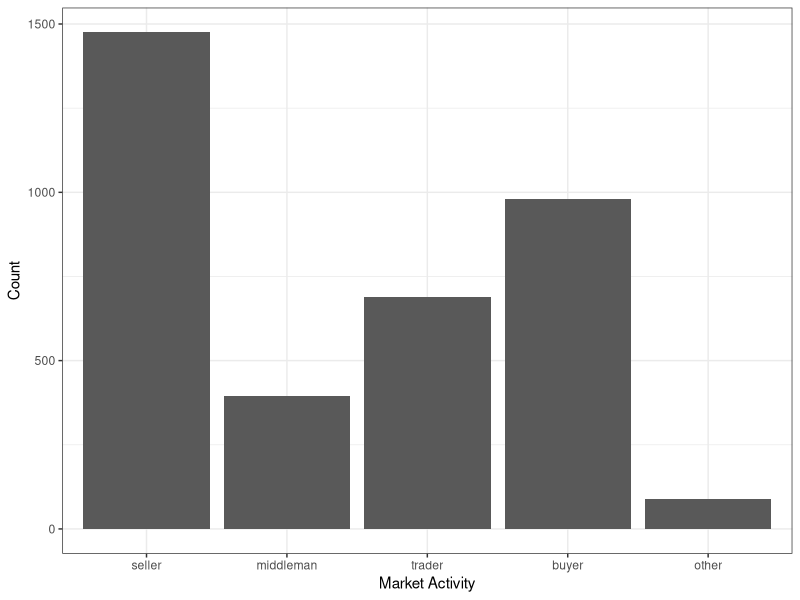
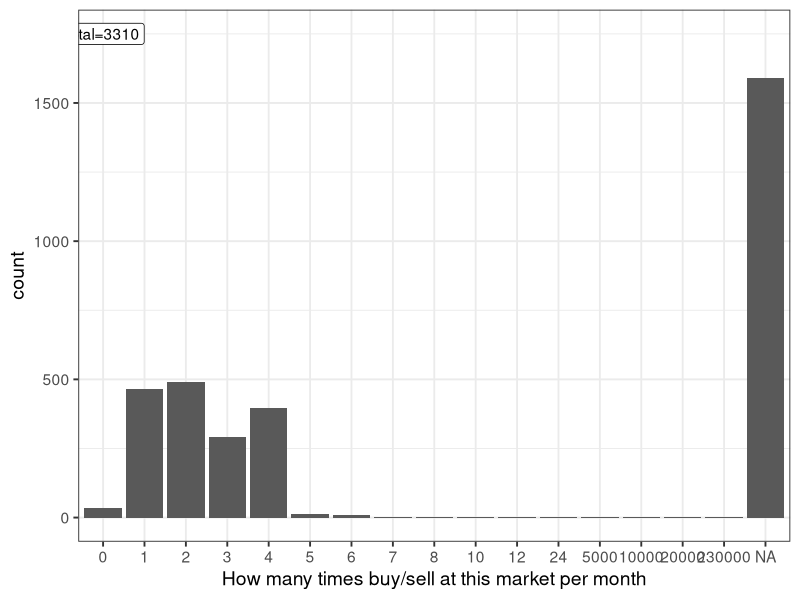
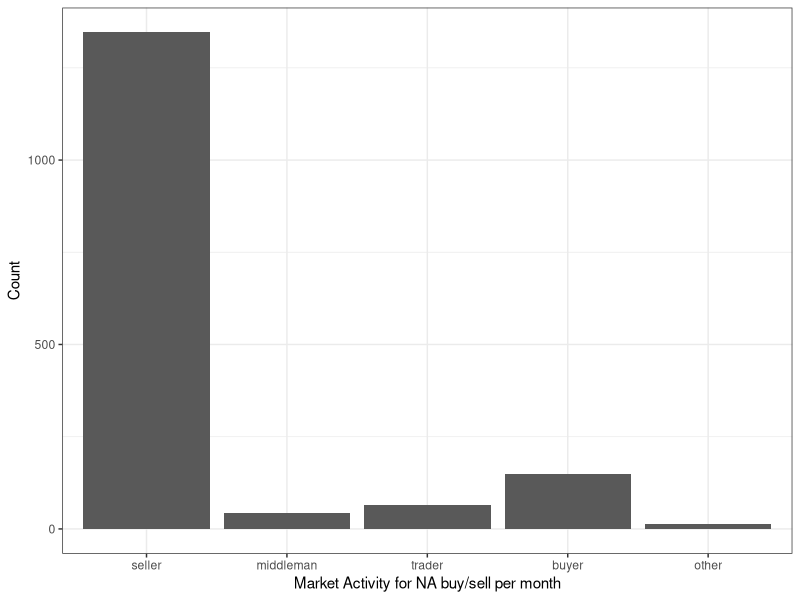
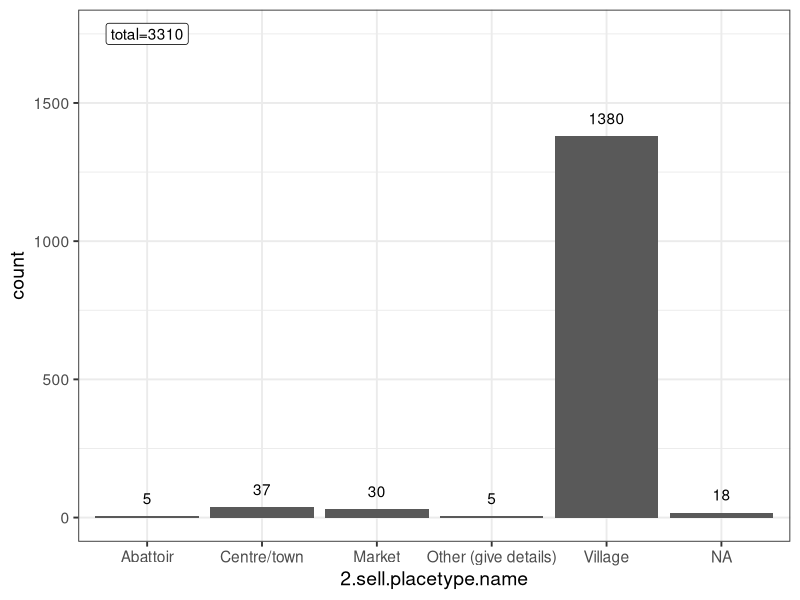
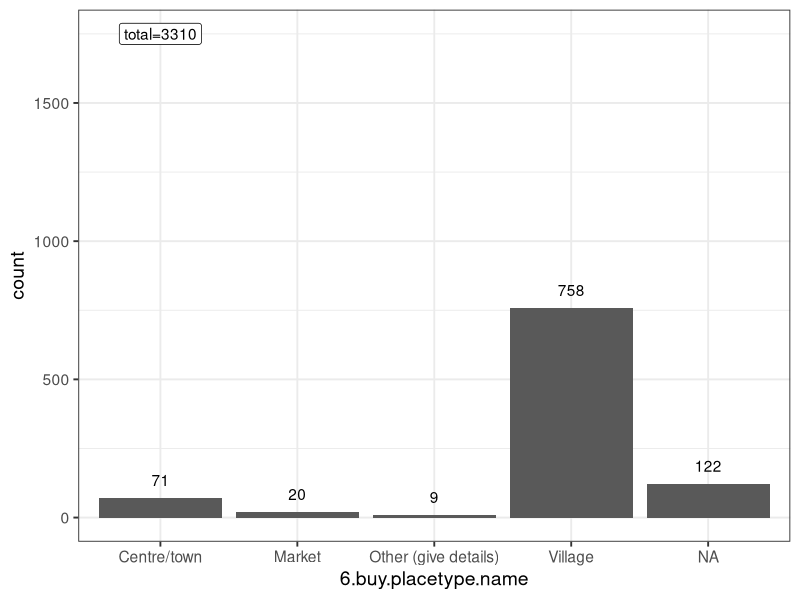

Here is the R script that generated these plots, in order:
## ---- chunk 1
knitr::opts_chunk$set(echo = TRUE)
## ---- chunk 2
library(readr)
library(tidyverse)
library(here)
library(knitr)
## ---- chunk 3


# load tanzania data for market c general info and activities surveys
mrktc_mrktactivities <- read_csv(here("tanzania_data/mrktc_mrktactivities_tanzania.csv")) # load tanzania market activities df
mrktc_lkpmrkt_actvty <- read_csv(here("ecopprmarketscsvs/mrktc_lkpmrkt_actvty.csv")) # load lookup for activities
sell_placetype_lkp <- read_csv(here("ecopprmarketscsvs/mrktc_lkpsell_placetype.csv")) # load lookup for sell.placetype
placetype_lkp <- read_csv(here("ecopprmarketscsvs/mrktc_lkpplacetype.csv")) # load lookup for sell.placetype
  


## ---- chunk 4

colnames(mrktc_mrktactivities)

mrktactivities_clean <- mrktc_mrktactivities %>%
  select(
    "fid.see.mrktc.generalinfo.",
    "unique.row.id.see.mrktc.generalinfo.",
    "unique.row.id",
    "1.activities.at.market" = "1.what.are.the.activities.that.you.are.doing.in.this.market.today.",
    "1.specify.activities.at.market"="if.other.specify.5",
    "2.sell.placetype.code"= "type.of.place.see.mrktc.lkpsell.placetype.",
    "2.specify.sell.placetype"="if.other.specify",
    "2.sell.place.name" = "name.of.place.8",
    "2.sell.place.ward" = "ward.9",
    "2.sell.place.district" = "district.10",
    # "3.sell.reason"="3.what.is.your.main.reason.for.selling.these.sheep.and.or.goats.",
    # "3.specify.sell.reason"="if.other.specify.12",
    "4.sell.transport"="4.how.were.sheep.goats.transported.to.the.market.see.mrktc.lkpsell.trans.",
    "4.specify.sell.transport" = "if.other.specify.14",
    # "5.sell.other.species."="5.do.you.also.sell.other.animal.species.apart.from.sheep.and.goats.",
    # "5.sell.species.most"="if.yes.out.of.all.the.species.that.you.sell.which.species.do.you.sell.the.most.",
    # "5.specify.sell.species.most"="if.other.specify.17",
    "6.buy.transport" = "will.you.transport.the.sheep.goats.you.are.buying.today.",
    "6.buy.placetype.code"="type.of.place.see.mrktc.lkpplacetype.",
    "6.specify.buy.placetype"="if.other.specify.20",
    "6.buy.place.name" ="name.of.place.21",
    "6.buy.place.ward"="ward.22",
    "6.buy.place.district"="district.23",
    # "7.buy.reason"="7.what.is.your.main.reason.for.buying.these.small.ruminants.",
    # "7.specify.buy.reason" = "if.other.specify.25",
    "8.buy.transport.type"="8.how.will.you.transport.these.small.ruminants.that.you.are.buying.see.mrktc.lkpsell.trans.",
    "8.specify.buy.transport.type"="if.other.specify.27",
    # "9.buy.criteria"="9.what.criteria.do.you.use.to.decide.which.small.ruminants.to.buy.",
    # "9.specify.buy.criteria"="if.other.specify.29",
    # "10.buy.species.most"="10.what.other.species.of.animals.do.you.buy.apart.from.sheep.and.goats.",
    # "10.specify.buy.species.most"="if.other.specify.31",
    # "11.buy.if.prices.increase" = "11.if.the.prices.of.sheep.and.goats.increase.for.some.reason.e.g.a.shortage.of.animals.due.to.disease.will.you.still.buy.them.",
    # "11.alternative.buy.species" = "if.no.which.other.species.will.you.consider.instead.",
    # "11.specify.alternative.buy.species"="if.other.specify.34",
    # "if.yes.how.much.of.an.increase.in.the.current.price.of.sheep.and.goat.unit.price.of.live.animal.will.cause.you.to.change.your.purchasing.behaviour.to.another.animal.species",
    "12.buy.sell.per.month" = "12.how.many.times.in.a.month.do.you.buy.or.sell.sheep.and.or.goats.in.this.market.",
    "unique.row.identifier.uuid."    
  )
## ---- chunk 5
colnames(mrktactivities_clean)

total_obs <- nrow(mrktactivities_clean)

## ---- chunk 6

# what activities take place at market?
mrktactivities_clean %>% distinct(`1.activities.at.market`) %>% pull()
multiple.activities <- mrktactivities_clean %>% distinct(`1.activities.at.market`) %>% filter(!`1.activities.at.market` %in% c("1","2","3","4","-66")) %>% pull() %>% sort()


activities.recode <- strsplit(multiple.activities, " ") %>%
  lapply(.,sort) %>%
  sapply(., function(x)
    paste(x, collapse = '.')
)

activities_recode <- data.frame(multiple.activities, activities.recode)

# recode activities so that multiple activities are coded as e.g. 1.2, -66.2.4 etc
mrktactivities_clean <- mrktactivities_clean %>% 
  left_join(activities_recode %>% 
              rename(`1.activities.at.market` = multiple.activities,
                     `1.activities.recode` = activities.recode)) %>%
  mutate(`1.activities.recode` = ifelse(is.na(`1.activities.recode`), `1.activities.at.market`,`1.activities.recode`)) # %>%
  # select(`1.activities.at.market`, `1.activities.recode`)

mrktactivities_clean %>% distinct(`1.activities.recode`) %>% pull()

mrktactivities_clean <- mrktactivities_clean %>% 
  mutate("seller" = ifelse(grepl("1", `1.activities.recode`), 1, 0),
         "middleman" = ifelse(grepl("2", `1.activities.recode`), 1, 0),
         "trader" = ifelse(grepl("3", `1.activities.recode`), 1, 0),
         "buyer" = ifelse(grepl("4", `1.activities.recode`), 1, 0),
         "other" = ifelse(grepl("-66", `1.activities.recode`), 1, 0)
         )
## ---- chunk 7


activities_df <- mrktactivities_clean %>% 
  select(`fid.see.mrktc.generalinfo.`,seller,middleman,trader,buyer,other) %>%
  gather(., "activity", "count", -`fid.see.mrktc.generalinfo.`)

activities_count <- activities_df %>%
  mutate(activity = ordered(activity, levels = c("seller", "middleman","trader","buyer","other"))) %>%
  group_by(activity) %>%
  summarise(tot = sum(count))

ggplot(activities_count, aes(x=activity, y = tot))+
  geom_col()+
  labs(x = "Market Activity", 
       y = "Count")+
  theme_bw()

## ---- chunk 8

# Numbers buying and selling per month

# How many times in a month do you buy/sell small ruminants in this market?
buysell_mnth <-  mrktactivities_clean %>%
  group_by(`12.buy.sell.per.month`) %>%
  count()

ggplot(buysell_mnth, aes(x=factor(`12.buy.sell.per.month`), y=n))+
  geom_col()+
  labs(x="How many times buy/sell at this market per month",
       y="count")+
  annotate("label", x = 1, y = 1750, label = paste0("total=",total_obs))+
  theme_bw(base_size = 14)
## ---- chunk 9

# of the NAs what activities were they doing?

buysell_NA <- mrktactivities_clean %>% 
  filter(is.na(`12.buy.sell.per.month`)) %>% 
  select(`fid.see.mrktc.generalinfo.`,seller,middleman,trader,buyer,other) %>%
  gather(., "activity", "count", -`fid.see.mrktc.generalinfo.`)

buysell_NA_actvty <- buysell_NA %>%
  mutate(activity = ordered(activity, levels = c("seller", "middleman","trader","buyer","other"))) %>%
  group_by(activity) %>%
  summarise(tot = sum(count))

ggplot(buysell_NA_actvty, aes(x=activity, y = tot))+
  geom_col()+
  labs(x = "Market Activity for NA buy/sell per month", 
       y = "Count")+
  theme_bw()
## ---- chunk 10
## SELLING ##

# select only selling variables from mrktactivities dataframe

selling <- mrktactivities_clean %>%
  filter(seller=="1") %>%
  select(`fid.see.mrktc.generalinfo.`,
         `unique.row.id.see.mrktc.generalinfo.`,
         `unique.row.id`,
         `2.sell.placetype.code`,
         `2.specify.sell.placetype`,
         `2.sell.place.name`,
         `2.sell.place.ward`,
         `2.sell.place.district`,
         `4.sell.transport`,
         `4.specify.sell.transport`)

# join sell.placetype.lookup for placetype variable
selling <- selling %>% 
  left_join(sell_placetype_lkp %>% select("Code","2.sell.placetype.name" = "Description"),
             by = c("2.sell.placetype.code" = "Code"))

ggplot(selling, aes(`2.sell.placetype.name`))+
  geom_bar()+
  geom_text(stat='count', aes(label=..count..), vjust=-1)+
  annotate("label", x = 1, y = 1750, label = paste0("total=",total_obs))+
  labs(y="count")+
  theme_bw(base_size=14)
## ---- chunk 11
# SELLING: "OTHER" PLACETYPE >>> 
# selling %>% distinct(`2.specify.sell.placetype`) %>% kable()

other_placetype_recode <- selling %>% 
  select(`2.specify.sell.placetype`) %>%
  mutate("2.specify.sell.placetype.english" = 
           recode(`2.specify.sell.placetype`, 
                  # `Amekuja kununua` = "buyer",
                  # `Anakuja kununua` = "buyer",
                  `Ananunua mifugo kwa wafugaji njiani kabla ya kuwaleta mnadani` = "He buys livestock from breeders on the way before bringing them to the market",
                  # `Hajaleta mbuzi wa kuuza Ila amekuja kununua mbuzi.` = "He has not brought goats to sell, but he has come to buy goats.",
                  # `Hapa mnadani` = "Here in the market", 
                  # `Hapahapa mnadani` = "There is no market", 
                  # `Kwa watu binafsi` = "For individuals",
                  # `Kwasasa nimekuja kununua` = "buyer",
                  # `Mimi ni mfanyabiashara nakuja tu kununua na kusafirisha` = "I am a businessman, I just come to buy and deliver",
                  # `Mnadani Gongoni` = "In the market",
                  `Mtaa wa pambazuko ulioko Ifakara mjini`="Pambazuko Street in Ifakara City",
                  # `Nauza mbuzi wa hapahapa`="I'm selling a local goat",
                  # `Nawakuta mnadani`="I find them in the market",
                  # `Nawatoa m8nada tofauti tofauti` = "different auctions?", 
                  # `Ndio nimekuja kununua na kuuza` = "Yes I have come to buy and sell", 
                  # `Nimekuja kunuju hapa` = "I came here to visit you", 
                  # `Nimekuja kununua nakupeleka kwa walanguzi au wauza supu` = "I have come to buy and I am taking you to traffickers or soup sellers", 
                  # `Nimewanunua hapa mnadani` = "bought at market", 
                  # `Nimewanunua hapahapa mnadani` = "bought at market", 
                  #`Yeye ni Mswagaji` = "he is a vegetarian"
                  `Njiani ( kijiji cha mziha wakati anaelekea mnada wa mziha)` = "Mziha village on the way to Mziha market", 
                  `Pikipiki` = "Motorcycle" 
                  )
         ) %>% 
           distinct(`2.specify.sell.placetype`,`2.specify.sell.placetype.english`)

kable(other_placetype_recode)

# selling %>% group_by(`2.sell.place.name`) %>% count() %>% View()
# 
# selling %>% group_by(`2.sell.place.ward`) %>% count() %>% View()
# 
# selling %>% group_by(`2.sell.place.district`) %>% count() %>% View()

## ---- chunk 12
## BUYING ##

# select only buying variables from mrktactivities dataframe

buying <- mrktactivities_clean %>%
  filter(buyer=="1") %>%
  select(`fid.see.mrktc.generalinfo.`,
         `unique.row.id.see.mrktc.generalinfo.`,
         `unique.row.id`,
         `6.buy.transport`,
         `6.buy.placetype.code`,
         `6.specify.buy.placetype`,
         `6.buy.place.name`,
         `6.buy.place.ward`,
         `6.buy.place.district`,
         `8.buy.transport.type`,
         `8.specify.buy.transport.type`,
         )


# join buy.placetype.lookup for placetype variable
buying <- buying %>% 
  left_join(placetype_lkp %>% select("Code","6.buy.placetype.name" = "Description"),
             by = c("6.buy.placetype.code" = "Code"))

ggplot(buying, aes(`6.buy.placetype.name`))+
  geom_bar()+
  geom_text(stat='count', aes(label=..count..), vjust=-1)+
  annotate("label", x = 1, y = 1750, label = paste0("total=",total_obs))+
  labs(y="count")+
  theme_bw(base_size=14)
## ---- chunk 13
# BUYING: "OTHER" PLACETYPE >>> 
# buying %>% distinct(`6.specify.buy.placetype`) %>% kable()

buying_other_placetype_recode <- buying %>% 
  select(`6.specify.buy.placetype`) %>%
  mutate("6.specify.buy.placetype.english" = 
           recode(`6.specify.buy.placetype`, 
                  `Nanunua kwaajili ya kuchinja hapa mnadani` = "I buy it for slaughtering here at the market",
                  `Machinjioni` = "Slaughterhouse",
                  `Nyumbani na minadani` = "At home and auctions",
                  `Vijiwe vya kuchinjia` = "Slaughter stones",
                  `Kuchinja` = "Slaughter",
                  `Machinjioni kibaha` = "Slaughterhouse",
                  `Kondoo nitampeleka kijijini ila mbuzi nitauza mnada hapa` = "I will take the sheep to the village, but I will sell the goat at auction here."
                  )
         ) %>% 
           distinct(`6.specify.buy.placetype`,`6.specify.buy.placetype.english`)

kable(buying_other_placetype_recode)

# 
# buying %>% group_by(`6.buy.place.name`) %>% count() %>% View()
# 
# buying %>% group_by(`6.buy.place.ward`) %>% count() %>% View()
# 
# buying %>% group_by(`6.buy.place.district`) %>% count() %>% View()


